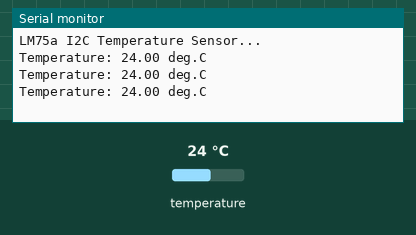
Simulated run of this sketch. Board: Raspberry Pi Pico. On the bench: the last lines printed to the serial monitor. Wiring (inferred from the names in the program): LM75 temperature sensor at I2C address 0x48. The inputs (shaded band) are chosen by the test bench; at power-on: temperature 24 °C.

Above: at 1.3 s.
1.4 s: temperature set to 12 °C
At 1.9 s:
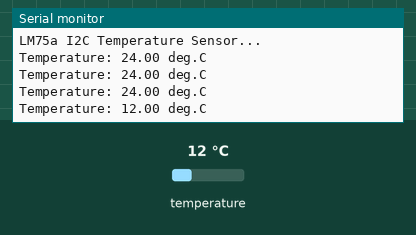
2.9 s: temperature set to 19 °C
At 3.4 s:
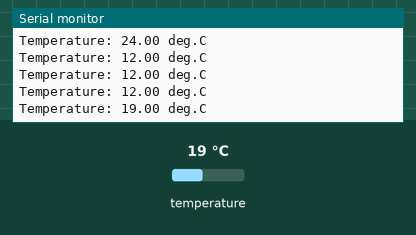
Timing chart, 0 to 5.9 s (numbered marks = the images above; inputs shaded):
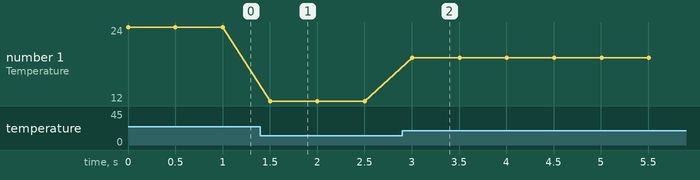

Measured:
- after the input at 1.4 s, the serial monitor: prints a new line after 0.10 s (image 1)
- after the input at 2.9 s, the serial monitor: prints a new line after 0.10 s (image 2)
- plotted number 1: 24 → 12 after the input at 1.4 s, 12 → 19 after the input at 2.9 s

The sketch:

example-15.ino
```cpp
// File: example-15.ino
// Date: 2021-04-13
// Target: RPi Pico RP2040

// LM75a digital temperature sensor (I2C)
// vcc: 2.8 V to 5.5 V
// 11-bit t 2's complement data (resolution: 0.125 °C)
// accuracy:
//  - ±2 °C from −25 °C to +100 °C
//  - ±3 °C from −55 °C to +125 °C
// Datasheet: https://www.nxp.com/docs/en/data-sheet/LM75A.pdf

#include "Wire.h"

// The Arduino-mbed-Pico board uses a fixed i2c-1 assignment for SDA and SCL.
// GP6=SDA and GP7=SCL.

#define I2C_ADDR  (0x48)

boolean lm75a_init() {
    uint8_t mode = 0x10;
    Wire.beginTransmission( I2C_ADDR );
    Wire.write( 0x01 ); // configuration register
    Wire.write( 0x00 ); // configuration value (default 0x00)
    return ( Wire.endTransmission() == 0 );
}

boolean lm75a_read( float *value ) {
    *value = 0.0;
    Wire.beginTransmission( I2C_ADDR );
    Wire.write( 0x00 ); // temperature register
    if ( Wire.endTransmission() != 0 )  {
       return false;  // error
    }
    Wire.requestFrom( I2C_ADDR, 2 );
    if ( Wire.available() == 2 ) {
       uint8_t h = Wire.read(); // high byte
       uint8_t l = Wire.read(); // low byte
       uint16_t temp = (h << 8) | l ;
       *value = ((int16_t)temp)/256.0;
       return true; // ok
    }
    return false; // error
}

void setup() {
    SerialUSB.begin( 115200 );
    while(!SerialUSB){}
    SerialUSB.println("LM75a I2C Temperature Sensor...");
    Wire.begin( );
    Wire.setClock(100000);
    if ( !lm75a_init() ) {
       SerialUSB.println("LM75a initialization error!");
       while(1) {}
    }
}

char sbuf[64];
float temp;

void loop() {
    if ( lm75a_read(&temp) ) {
       sprintf( sbuf, "Temperature: %.2f deg.C", temp );
    } else {
       sprintf( sbuf, "Temperature: --.-- deg.C" );
    }
    SerialUSB.println( sbuf );
    delay(500);
}
```
